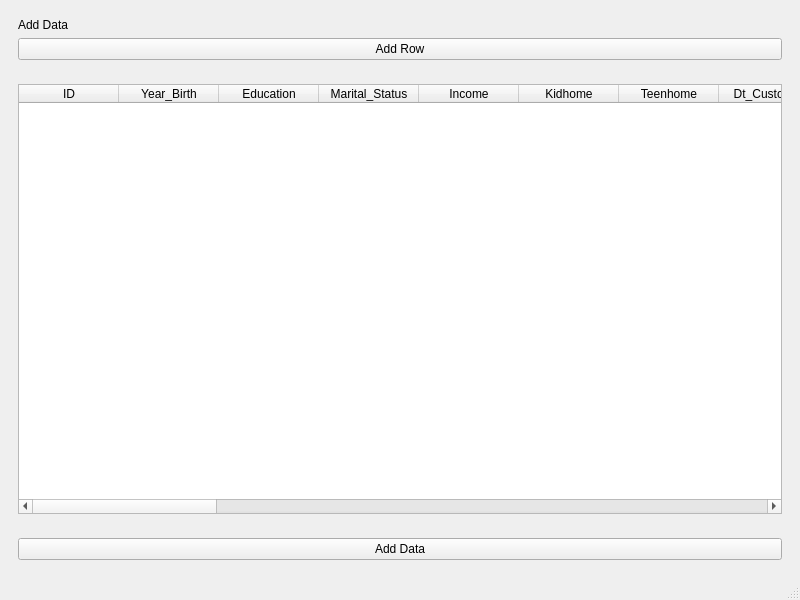
<?xml version="1.0" encoding="UTF-8"?>
<ui version="4.0">
 <class>MainWindow</class>
 <widget class="QMainWindow" name="MainWindow">
  <property name="geometry">
   <rect>
    <x>0</x>
    <y>0</y>
    <width>800</width>
    <height>600</height>
   </rect>
  </property>
  <property name="windowTitle">
   <string>MainWindow</string>
  </property>
  <widget class="QWidget" name="centralwidget">
   <layout class="QVBoxLayout" name="verticalLayout">
    <item>
     <widget class="QWidget" name="widget" native="true">
      <layout class="QVBoxLayout" name="verticalLayout_2">
       <item>
        <widget class="QLabel" name="label">
         <property name="text">
          <string>Add Data</string>
         </property>
        </widget>
       </item>
       <item>
        <widget class="QPushButton" name="addRow_btn">
         <property name="text">
          <string>Add Row</string>
         </property>
        </widget>
       </item>
      </layout>
     </widget>
    </item>
    <item>
     <widget class="QWidget" name="widget_2" native="true">
      <layout class="QVBoxLayout" name="verticalLayout_3">
       <item>
        <widget class="QTableWidget" name="addData_table">
         <column>
          <property name="text">
           <string>ID</string>
          </property>
         </column>
         <column>
          <property name="text">
           <string>Year_Birth</string>
          </property>
         </column>
         <column>
          <property name="text">
           <string>Education</string>
          </property>
         </column>
         <column>
          <property name="text">
           <string>Marital_Status</string>
          </property>
         </column>
         <column>
          <property name="text">
           <string>Income</string>
          </property>
         </column>
         <column>
          <property name="text">
           <string>Kidhome</string>
          </property>
         </column>
         <column>
          <property name="text">
           <string>Teenhome</string>
          </property>
         </column>
         <column>
          <property name="text">
           <string>Dt_Customer</string>
          </property>
         </column>
         <column>
          <property name="text">
           <string>Recency</string>
          </property>
         </column>
         <column>
          <property name="text">
           <string>MntWines</string>
          </property>
         </column>
         <column>
          <property name="text">
           <string>MntFruits</string>
          </property>
         </column>
         <column>
          <property name="text">
           <string>MntMeatProducts</string>
          </property>
         </column>
         <column>
          <property name="text">
           <string>MntFishProducts</string>
          </property>
         </column>
         <column>
          <property name="text">
           <string>MntSweetProducts</string>
          </property>
         </column>
         <column>
          <property name="text">
           <string>MntGoldProds</string>
          </property>
         </column>
         <column>
          <property name="text">
           <string>NumDealsPurchases</string>
          </property>
         </column>
         <column>
          <property name="text">
           <string>NumWebPurchases</string>
          </property>
         </column>
         <column>
          <property name="text">
           <string>NumCatalogPurchases</string>
          </property>
         </column>
         <column>
          <property name="text">
           <string>NumStorePurchases</string>
          </property>
         </column>
         <column>
          <property name="text">
           <string>NumWebVisitsMonth</string>
          </property>
         </column>
         <column>
          <property name="text">
           <string>AcceptedCmp3</string>
          </property>
         </column>
         <column>
          <property name="text">
           <string>AcceptedCmp4</string>
          </property>
         </column>
         <column>
          <property name="text">
           <string>AcceptedCmp5</string>
          </property>
         </column>
         <column>
          <property name="text">
           <string>AcceptedCmp1</string>
          </property>
         </column>
         <column>
          <property name="text">
           <string>AcceptedCmp2</string>
          </property>
         </column>
         <column>
          <property name="text">
           <string>Response</string>
          </property>
         </column>
         <column>
          <property name="text">
           <string>Complain</string>
          </property>
         </column>
         <column>
          <property name="text">
           <string>Country</string>
          </property>
         </column>
        </widget>
       </item>
      </layout>
     </widget>
    </item>
    <item>
     <widget class="QWidget" name="widget_3" native="true">
      <layout class="QVBoxLayout" name="verticalLayout_4">
       <item>
        <widget class="QPushButton" name="addData_btn">
         <property name="text">
          <string>Add Data</string>
         </property>
        </widget>
       </item>
      </layout>
     </widget>
    </item>
   </layout>
  </widget>
  <widget class="QStatusBar" name="statusbar"/>
 </widget>
 <resources/>
 <connections/>
</ui>
